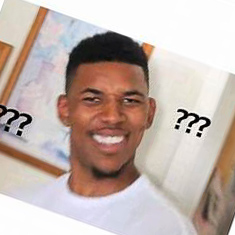
#> input picture 5.jpg, 235 x 235 px
$ python 'test script.py'
#> lines starting #> are read from the running program, lines starting #| are printed output that depends on the picture
#coding=utf-8
import cv2
import numpy as np

img = cv2.imread('5.jpg')
#> img is the input picture: shape (235, 235, 3); mean B, G, R 171.9, 178.4, 194.1
h = np.zeros((256,256,3)) #创建用于绘制直方图的全0图像

bins = np.arange(256).reshape(256,1) #直方图中各bin的顶点位置
color = [ (255,0,0),(0,255,0),(0,0,255) ] #BGR三种颜色
for ch, col in enumerate(color):
    originHist = cv2.calcHist([img],[ch],None,[256],[0,256])
    cv2.normalize(originHist, originHist,0,255*0.9,cv2.NORM_MINMAX)
    hist=np.int32(np.around(originHist))
    pts = np.column_stack((bins,hist))
    cv2.polylines(h,[pts],False,col)
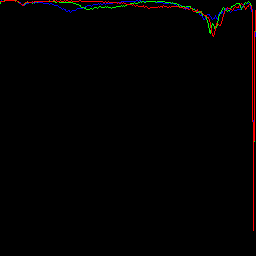
#> h: shape (256, 256, 3) float64; mean B, G, R 0.8, 1, 2.5

h=np.flipud(h)
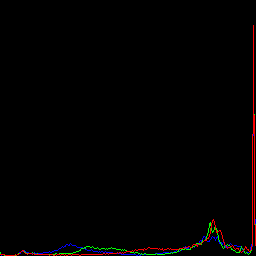
#> h: shape (256, 256, 3) float64; mean B, G, R 0.8, 1, 2.5

cv2.imshow('colorhist',h)
cv2.waitKey(0)

$ run again, with 0.jpg copied over 5.jpg
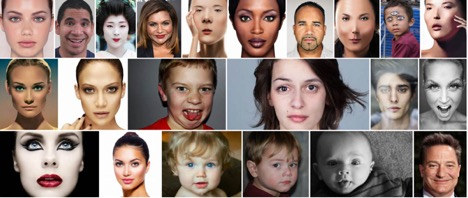
#> input picture 0.jpg, 468 x 198 px
#> img is the input picture: shape (198, 468, 3); mean B, G, R 114.9, 121.8, 140.1
#> after the loop `for ch, col in enumerate(color):`:
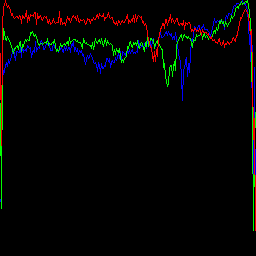
#> h: shape (256, 256, 3) float64; mean B, G, R 3.6, 4.3, 4.4
#> `h=np.flipud(h)`:
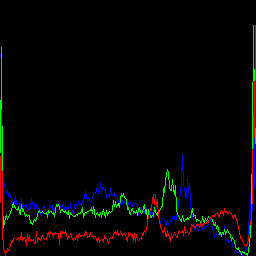
#> h: shape (256, 256, 3) float64; mean B, G, R 3.6, 4.3, 4.4

$ run again, with 1.jpeg copied over 5.jpg
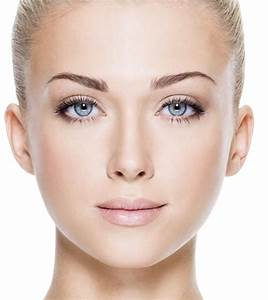
#> input picture 1.jpeg, 268 x 300 px
#> img is the input picture: shape (300, 268, 3); mean B, G, R 190.7, 201, 222.6
#> after the loop `for ch, col in enumerate(color):`:
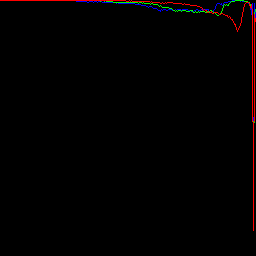
#> h: shape (256, 256, 3) float64; mean B, G, R 0.7, 0.6, 2.4
#> `h=np.flipud(h)`:
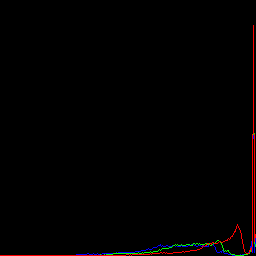
#> h: shape (256, 256, 3) float64; mean B, G, R 0.7, 0.6, 2.4

$ run again, with 2.jpeg copied over 5.jpg
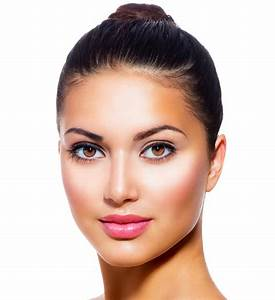
#> input picture 2.jpeg, 275 x 300 px
#> img is the input picture: shape (300, 275, 3); mean B, G, R 184, 192.4, 214
#> after the loop `for ch, col in enumerate(color):`:
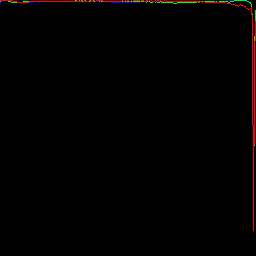
#> h: shape (256, 256, 3) float64; mean B, G, R 0.3, 0.6, 2.3
#> `h=np.flipud(h)`:
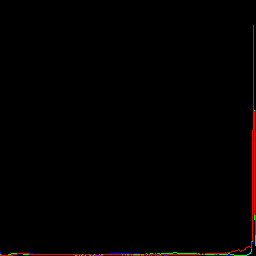
#> h: shape (256, 256, 3) float64; mean B, G, R 0.3, 0.6, 2.3
